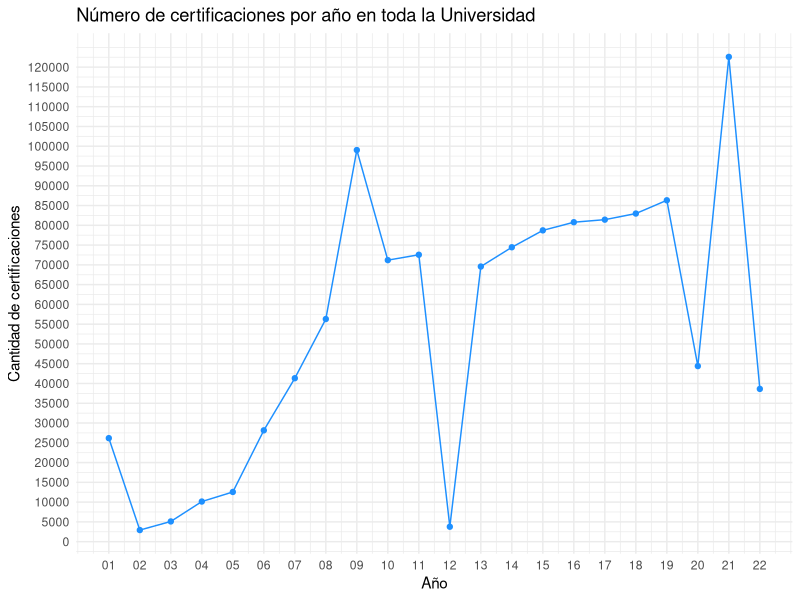
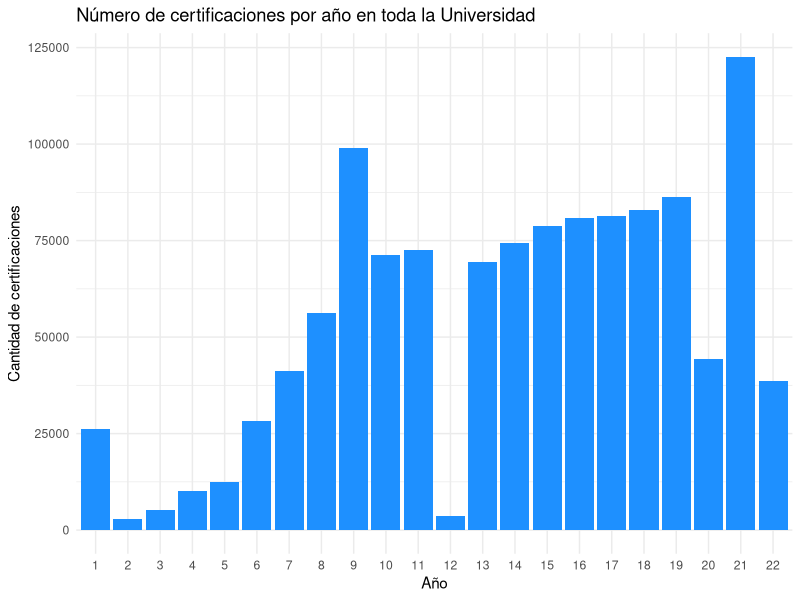
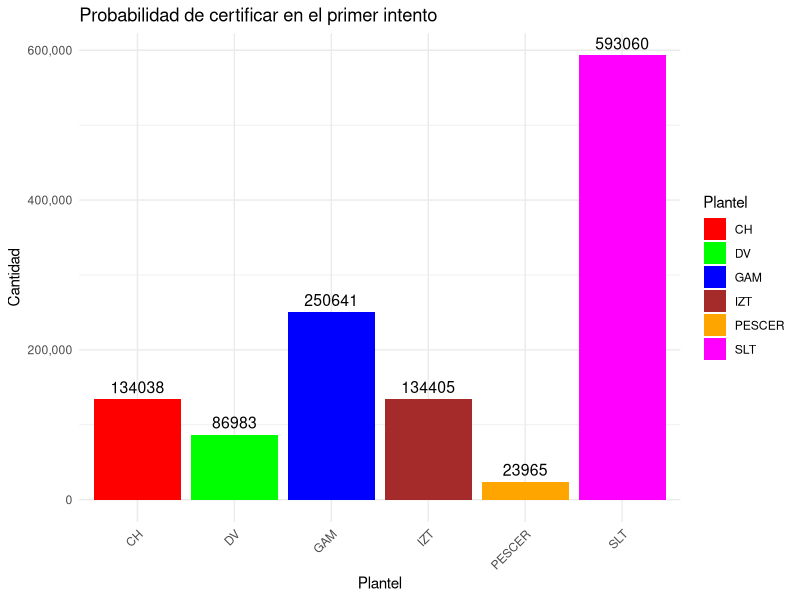
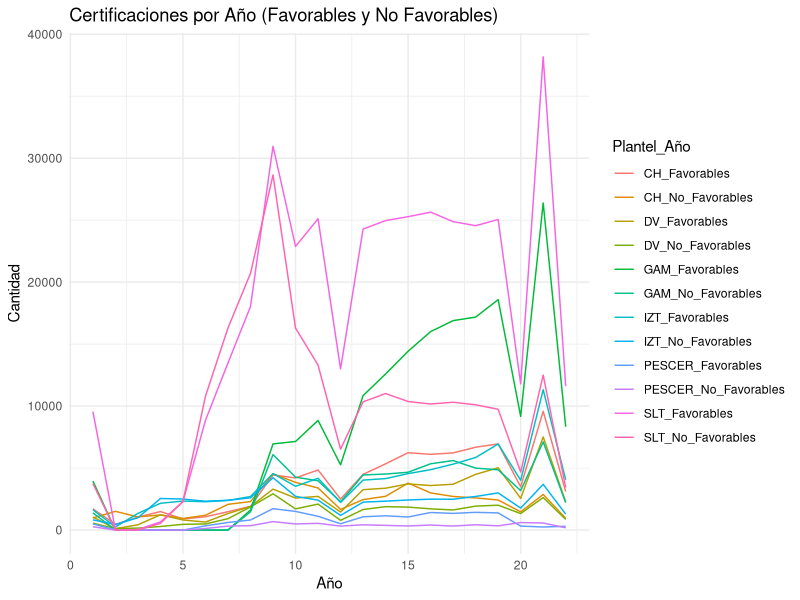
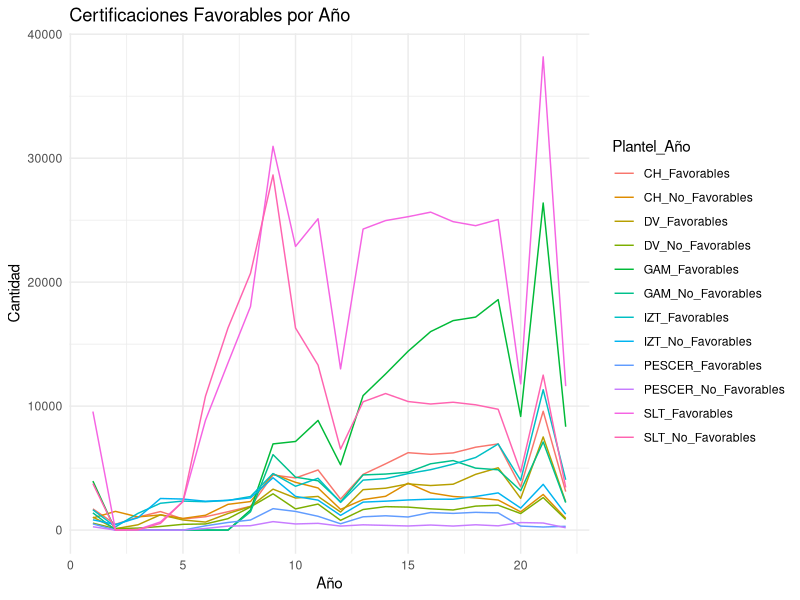
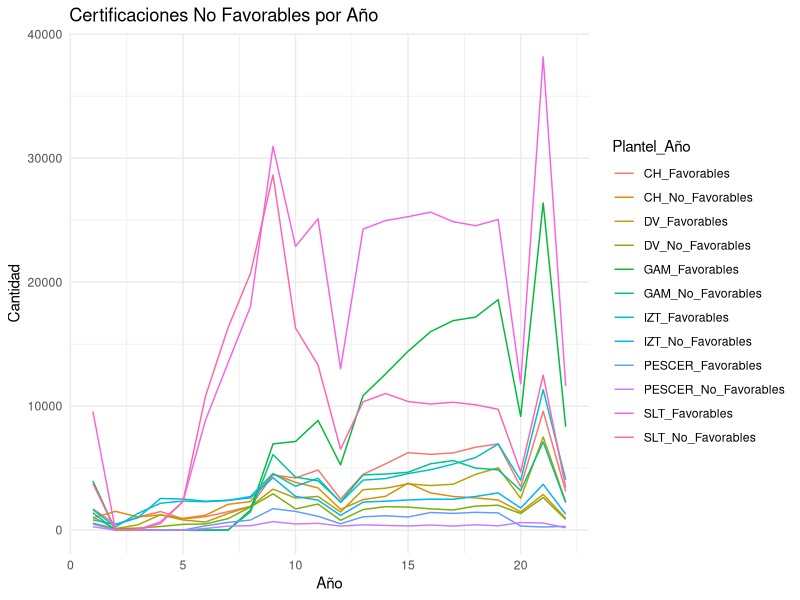
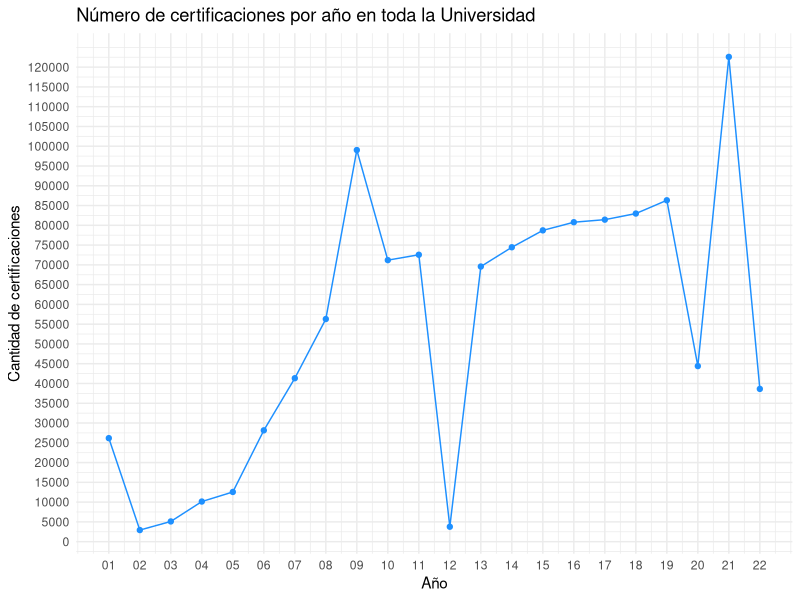
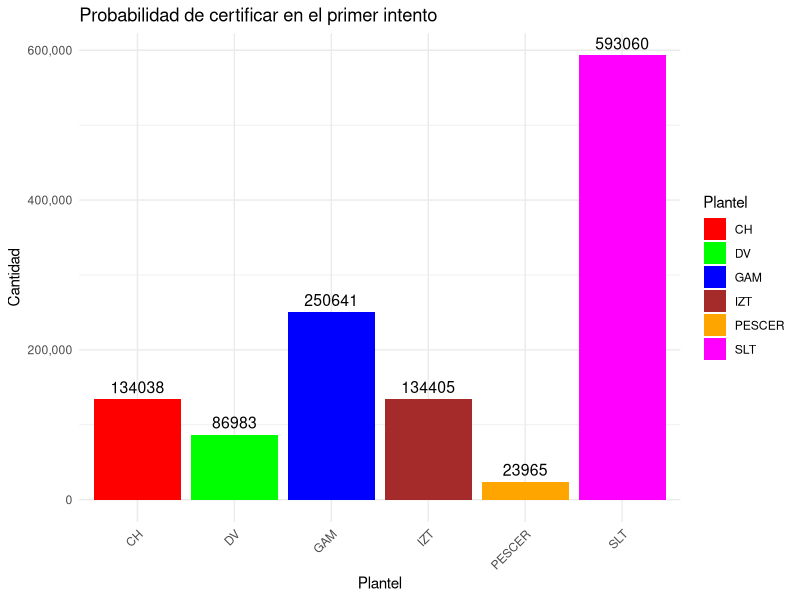

Reproduce these figures in R, in order.
# Cargar la librería ggplot2
library(ggplot2)
# Crea un dataframe con los datos de la tabla
data <- data.frame(
  Año = c(01, 02, 03, 04, 05, 06, 07, 08, 09, 10, 11, 12, 13, 14, 15, 16, 17, 18, 19, 20, 21, 22),
  Cantidad = c(26173, 2927, 5109, 10144, 12565, 28147, 41332, 56299, 99032, 71193, 72554, 3774, 69575, 74449, 78721, 80783, 81429, 82974, 86330, 44395, 122594, 38627)
)

# Cargar la librería ggplot2
library(ggplot2)

# Define el paso personalizado para el eje Y
paso_y <- 5000  # Personaliza el paso según tus necesidades

# Crear un gráfico de líneas
p <- ggplot(data, aes(x = Año, y = Cantidad)) +
  geom_line(color = "dodgerblue") +
  geom_point(color = "dodgerblue") +
  labs(
    title = "Número de certificaciones por año en toda la Universidad",
    x = "Año",
    y = "Cantidad de certificaciones"
  ) +
  scale_x_continuous(breaks = c(1:22), labels = c("01", "02", "03", "04", "05", "06", "07", "08", "09", "10", "11", "12", "13", "14", "15", "16", "17", "18", "19", "20", "21", "22")) +
  scale_y_continuous(breaks = seq(0, max(data$Cantidad), by = paso_y)) +  # Personaliza el paso en el eje Y
  theme_minimal()

# Imprimir el gráfico
print(p)


# Guardar el gráfico en formato PDF
ggsave("graficoCertificacionesUACManual.pdf", plot = p, device = "pdf")

# Crear un gráfico de barras
p <- ggplot(data, aes(x = factor(Año), y = Cantidad)) +
  geom_bar(stat = "identity", fill = "dodgerblue") +
  labs(
    title = "Número de certificaciones por año en toda la Universidad",
    x = "Año",
    y = "Cantidad de certificaciones"
  ) +
  theme_minimal()

# Imprimir el gráfico
print(p)


# Crea un dataframe con los datos de la tabla
data <- data.frame(
  Año = c(01, 02, 03, 04, 05, 06, 07, 08, 09, 10, 11, 12, 13, 14, 15, 16, 17, 18, 19, 20, 21, 22),
  Cantidad = c(26173, 2927, 5109, 10144, 12565, 28147, 41332, 56299, 99032, 71193, 72554, 3774, 69575, 74449, 78721, 80783, 81429, 82974, 86330, 44395, 122594, 38627)
)

#  - - - - - - - - - - - - - - - - - - 
#  

# Crear un dataframe con los datos
data <- data.frame(
  Plantel = c("CH", "GAM", "DV", "IZT", "SLT", "PESCER"),
  Cantidad = c(134038, 250641, 86983, 134405, 593060, 23965)
)

# Definir una paleta de colores
colores <- c("red", "green", "blue", "brown", "orange", "magenta")

# Crear un gráfico de barras con colores personalizados
p <- ggplot(data, aes(x = Plantel, y = Cantidad, fill = Plantel)) +
  geom_bar(stat = "identity") +
  labs(
    title = "Probabilidad de certificar en el primer intento",
    x = "Plantel",
    y = "Cantidad"
  ) +
  scale_fill_manual(values = colores) +  # Especificar la paleta de colores
  theme_minimal() +
  theme(axis.text.x = element_text(angle = 45, hjust = 1)) +  # Rotar etiquetas del eje X
  scale_y_continuous(labels = scales::comma) +  # Mostrar etiquetas con comas
  geom_text(aes(label = Cantidad), vjust = -0.5, size = 4)  # Agregar etiquetas de valores sobre las barras

# Imprimir el gráfico
print(p)

ggsave("graficoCertificacionesPlanteles.pdf", plot = p, device = "pdf")

# - - - - - - - - - - - - - - - - - - - - - - -  - - - - - - - - - - - - - - - - - - - - - 
# - - - - - - - - - - - - - - - - - - - - - - -  - - - - - - - - - - - - - - - - - - - - -   



# - - - - - - - - - - - - - - - - - - - - - - -  - - - - - - - - - - - - - - - - - - - - - 
# - - - - - - - - - - - - - - - - - - - - - - -  - - - - - - - - - - - - - - - - - - - - -   

# - - - - - - - - - - - - - - - - - - - - - - -  - - - - - - - - - - - - - - - - - - - - - 
# - - - - - - - - - - - - - - - - - - - - - - -  - - - - - - - - - - - - - - - - - - - - -   



# - - - - - - - - - - - - - - - - - - - - - - -  - - - - - - - - - - - - - - - - - - - - - 
# - - - - - - - - - - - - - - - - - - - - - - -  - - - - - - - - - - - - - - - - - - - - -   


# - - - - - - - - - - - - - - - - - - - - - - -  - - - - - - - - - - - - - - - - - - - - - 
# - - - - - - - - - - - - - - - - - - - - - - -  - - - - - - - - - - - - - - - - - - - - -   



# - - - - - - - - - - - - - - - - - - - - - - -  - - - - - - - - - - - - - - - - - - - - - 
# - - - - - - - - - - - - - - - - - - - - - - -  - - - - - - - - - - - - - - - - - - - - -   
# Cargar las bibliotecas necesarias
library(ggplot2)
library(tidyr)

# Datos originales
data <- read.table(header = TRUE, text = "
AÑO CH_Favorables GAM_Favorables DV_Favorables IZT_Favorables SLT_Favorables PESCER_Favorables CH_No_Favorables GAM_No_Favorables DV_No_Favorables IZT_No_Favorables SLT_No_Favorables PESCER_No_Favorables
01  1709 3950 1046 1636 9562 498 980 1388 557 826 3752 269
02  466 0 114 258 2 0 1510 0 120 448 9 0
03  1051 0 426 1347 48 0 1062 0 159 996 20 0
04  1493 0 1234 2164 656 0 1222 0 289 2548 538 0
05  896 0 814 2340 2299 0 939 0 465 2503 2309 0
06  1075 0 646 2287 8854 343 1195 0 494 2325 10799 129
07  1482 0 1336 2391 13483 614 2076 0 921 2404 16304 321
08  1914 1622 1903 2706 18035 813 2300 1474 1866 2598 20715 353
09  4447 6951 3302 4559 30956 1727 4528 6086 2925 4222 28648 681
10  4204 7147 2585 3534 22883 1505 3851 4267 1708 2716 16299 494
11  4850 8846 2716 4179 25113 1112 3395 3976 2098 2416 13310 543
12  2501 5264 1454 2232 13004 510 1670 2279 786 1185 6532 323
13  4493 10846 3260 4031 24282 1071 2459 4449 1658 2255 10347 424
14  5345 12594 3377 4153 24967 1153 2725 4519 1890 2332 11015 379
15  6242 14426 3725 4557 25280 1055 3787 4667 1853 2428 10370 331
16  6111 16010 3593 4872 25648 1417 2999 5349 1713 2494 10170 407
17  6225 16896 3700 5320 24879 1346 2710 5607 1623 2487 10312 324
18  6686 17182 4496 5854 24555 1432 2596 4997 1932 2712 10105 427
19  6950 18591 5026 6946 25053 1384 2424 4863 2007 2999 9745 342
20  3487 9168 2559 4015 11794 322 1470 3183 1333 1774 4684 606
21  9585 26384 7514 11323 38172 248 2873 7111 2623 3689 12502 570
22  3104 8335 2274 4060 11610 304 951 2214 863 1284 3440 188
")

# Convertir los datos a formato largo (tidy data)
data_long <- gather(data, key = "Plantel_Año", value = "Cantidad", -AÑO)

# Crear un gráfico de líneas separado para cada plantel
p <- ggplot(data_long, aes(x = AÑO, y = Cantidad, color = Plantel_Año)) +
  geom_line() +
  labs(
    title = "Certificaciones por Año (Favorables y No Favorables)",
    x = "Año",
    y = "Cantidad"
  ) +
  theme_minimal()

# Imprimir el gráfico
print(p)


# Cargar las bibliotecas necesarias
library(ggplot2)
library(tidyr)

# Datos originales
data <- read.table(header = TRUE, text = "
AÑO CH_Favorables GAM_Favorables DV_Favorables IZT_Favorables SLT_Favorables PESCER_Favorables CH_No_Favorables GAM_No_Favorables DV_No_Favorables IZT_No_Favorables SLT_No_Favorables PESCER_No_Favorables
01  1709 3950 1046 1636 9562 498 980 1388 557 826 3752 269
02  466 0 114 258 2 0 1510 0 120 448 9 0
03  1051 0 426 1347 48 0 1062 0 159 996 20 0
04  1493 0 1234 2164 656 0 1222 0 289 2548 538 0
05  896 0 814 2340 2299 0 939 0 465 2503 2309 0
06  1075 0 646 2287 8854 343 1195 0 494 2325 10799 129
07  1482 0 1336 2391 13483 614 2076 0 921 2404 16304 321
08  1914 1622 1903 2706 18035 813 2300 1474 1866 2598 20715 353
09  4447 6951 3302 4559 30956 1727 4528 6086 2925 4222 28648 681
10  4204 7147 2585 3534 22883 1505 3851 4267 1708 2716 16299 494
11  4850 8846 2716 4179 25113 1112 3395 3976 2098 2416 13310 543
12  2501 5264 1454 2232 13004 510 1670 2279 786 1185 6532 323
13  4493 10846 3260 4031 24282 1071 2459 4449 1658 2255 10347 424
14  5345 12594 3377 4153 24967 1153 2725 4519 1890 2332 11015 379
15  6242 14426 3725 4557 25280 1055 3787 4667 1853 2428 10370 331
16  6111 16010 3593 4872 25648 1417 2999 5349 1713 2494 10170 407
17  6225 16896 3700 5320 24879 1346 2710 5607 1623 2487 10312 324
18  6686 17182 4496 5854 24555 1432 2596 4997 1932 2712 10105 427
19  6950 18591 5026 6946 25053 1384 2424 4863 2007 2999 9745 342
20  3487 9168 2559 4015 11794 322 1470 3183 1333 1774 4684 606
21  9585 26384 7514 11323 38172 248 2873 7111 2623 3689 12502 570
22  3104 8335 2274 4060 11610 304 951 2214 863 1284 3440 188
")

# Convertir los datos a formato largo (tidy data)
data_long <- gather(data, key = "Plantel_Año", value = "Cantidad", -AÑO)

# Crear un gráfico de línea para certificaciones favorables
p_favorables <- ggplot(data_long, aes(x = AÑO, y = Cantidad, color = Plantel_Año)) +
  geom_line() +
  labs(
    title = "Certificaciones Favorables por Año",
    x = "Año",
    y = "Cantidad"
  ) +
  theme_minimal()

# Crear un gráfico de línea para certificaciones no favorables
p_no_favorables <- ggplot(data_long, aes(x = AÑO, y = Cantidad, color = Plantel_Año)) +
  geom_line() +
  labs(
    title = "Certificaciones No Favorables por Año",
    x = "Año",
    y = "Cantidad"
  ) +
  theme_minimal()

# Imprimir los gráficos
print(p_favorables)
print(p_no_favorables)
